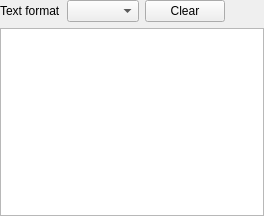
<?xml version="1.0" encoding="UTF-8"?>
<ui version="4.0">
 <class>DataViewUi</class>
 <widget class="QWidget" name="DataViewUi">
  <property name="geometry">
   <rect>
    <x>0</x>
    <y>0</y>
    <width>264</width>
    <height>216</height>
   </rect>
  </property>
  <property name="minimumSize">
   <size>
    <width>0</width>
    <height>216</height>
   </size>
  </property>
  <property name="windowTitle">
   <string notr="true">Form</string>
  </property>
  <layout class="QGridLayout" name="gridLayout">
   <property name="leftMargin">
    <number>0</number>
   </property>
   <property name="topMargin">
    <number>0</number>
   </property>
   <property name="rightMargin">
    <number>0</number>
   </property>
   <property name="bottomMargin">
    <number>0</number>
   </property>
   <item row="0" column="1">
    <widget class="QComboBox" name="comboBoxFormat"/>
   </item>
   <item row="0" column="0">
    <widget class="QLabel" name="label">
     <property name="text">
      <string>Text format</string>
     </property>
    </widget>
   </item>
   <item row="1" column="0" colspan="5">
    <widget class="QTableView" name="tableView"/>
   </item>
   <item row="0" column="2">
    <widget class="QPushButton" name="pushButton">
     <property name="text">
      <string>Clear</string>
     </property>
    </widget>
   </item>
   <item row="0" column="3">
    <spacer name="horizontalSpacer">
     <property name="orientation">
      <enum>Qt::Orientation::Horizontal</enum>
     </property>
     <property name="sizeHint" stdset="0">
      <size>
       <width>40</width>
       <height>20</height>
      </size>
     </property>
    </spacer>
   </item>
  </layout>
 </widget>
 <resources/>
 <connections/>
</ui>
